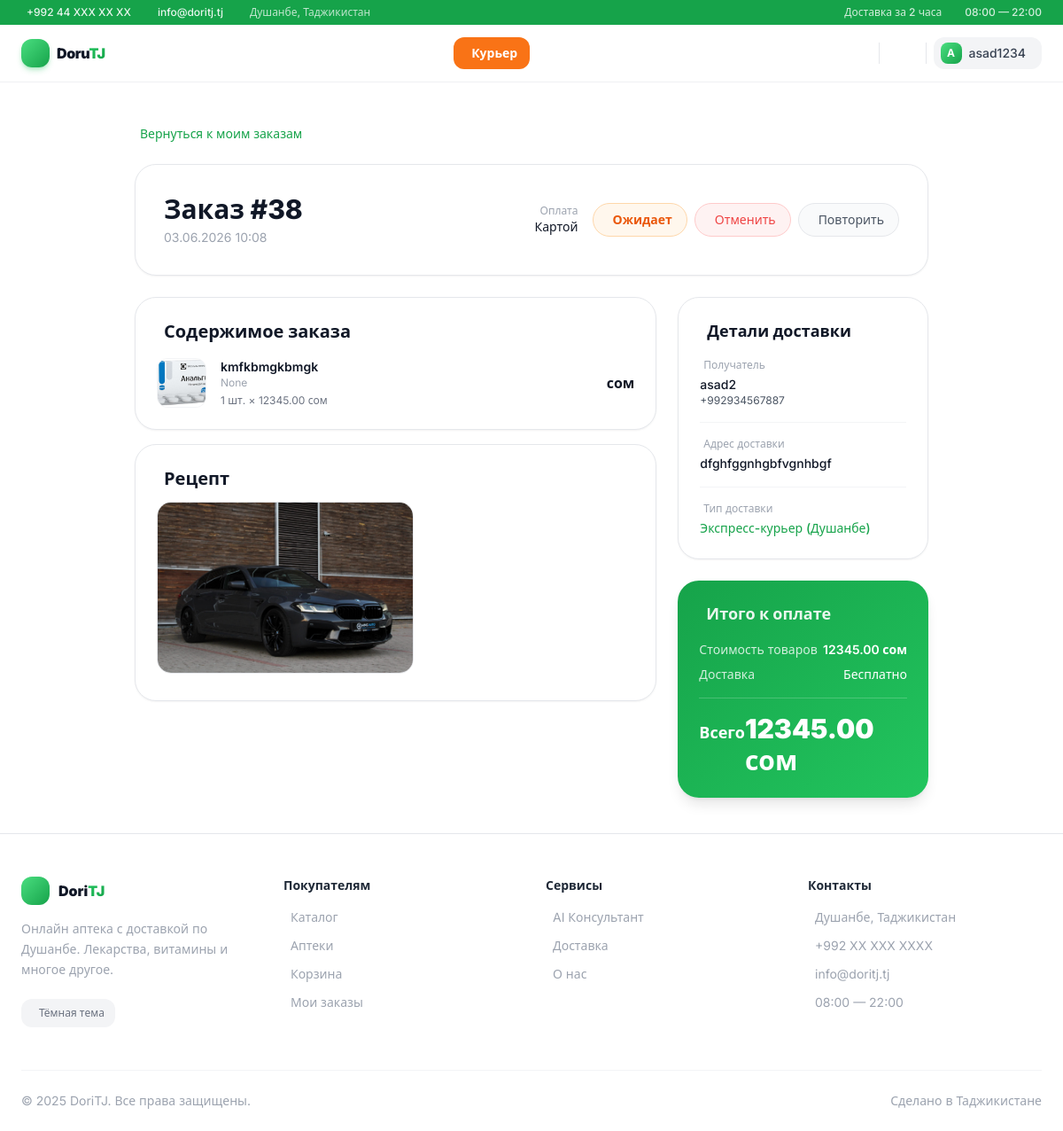
Before: /orders/order/38/ (signed in) with the older database file.
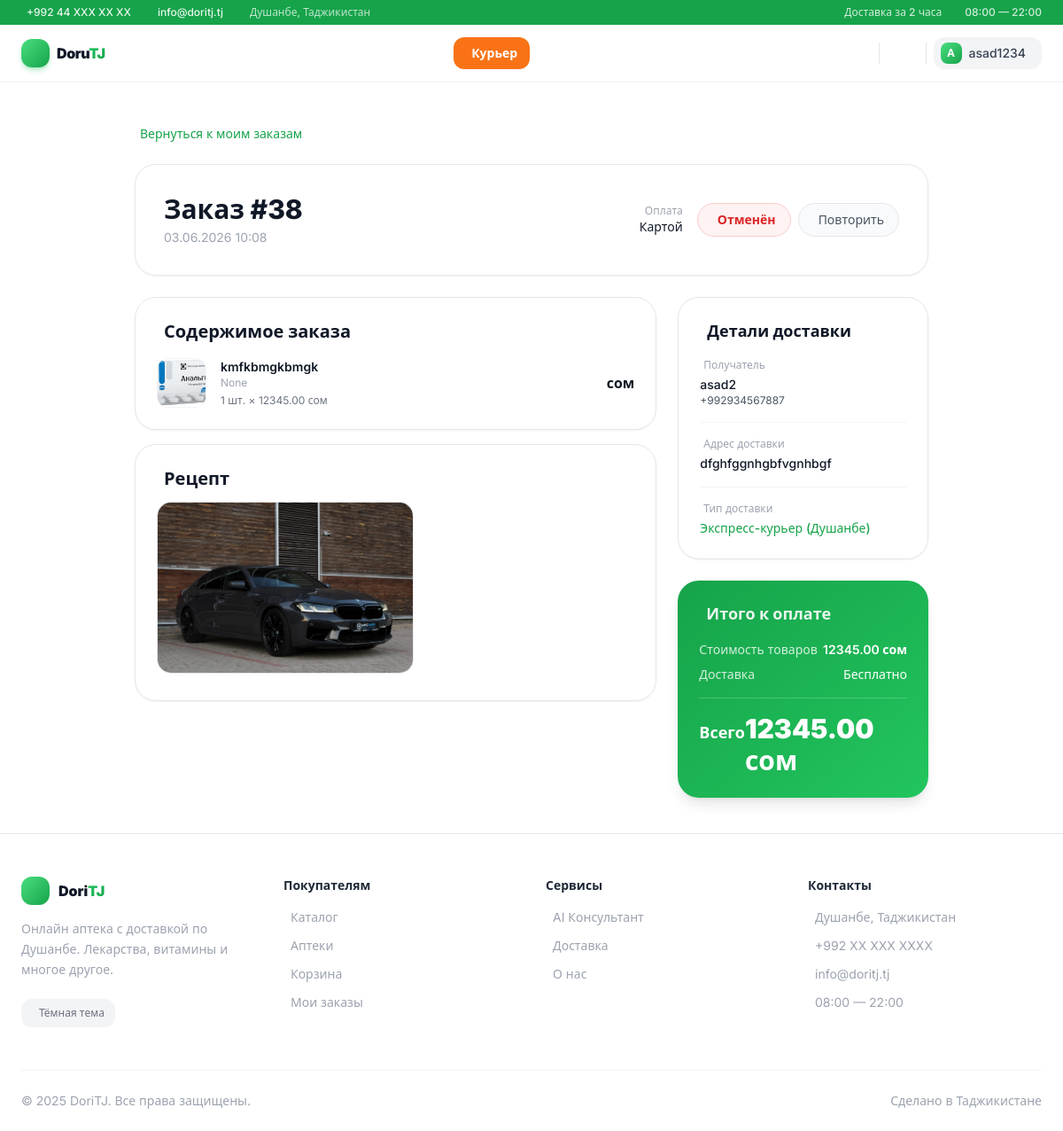
After: the same page with the newer database file.
### orders/views.py (the view)
# urls.py: path('order/<int:pk>/', views.order_detail, name='order_detail'),
@login_required
def order_detail(request, pk):
    if request.user.is_courier or request.user.is_staff:
        order = get_object_or_404(Order, pk=pk)
    else:
        order = get_object_or_404(Order, pk=pk, user=request.user)
    items = OrderItem.objects.filter(order=order).select_related('product')
    return render(request, 'order_detail.html', {
        'order': order,
        'items': items
    })

### accounts/backend.py (called while the page is built)
    def get_user(self, user_id):
        try:
            return User.objects.get(pk=user_id)
        except User.DoesNotExist:
            return None

### templates/order_detail.html (shortened to what the changed rows need)
{% extends 'base.html' %}
{% block content %}
<div class="max-w-4xl mx-auto">
    <div class="bg-white dark:bg-gray-900 rounded-3xl border border-gray-200 dark:border-gray-700/50 p-6 md:p-8 shadow-sm mb-6 flex flex-col md:flex-row justify-between items-start md:items-center gap-4">
        <div>
            <h1 class="text-3xl font-extrabold text-gray-900 dark:text-white mb-1">Заказ #{{ order.pk }}</h1>
        </div>
        <div class="flex flex-col md:flex-row items-start md:items-center gap-4">
            <div class="flex items-center gap-2 flex-wrap">
                {% if order.status == 'pending' %}
                    <span class="flex items-center gap-1.5 bg-orange-50 dark:bg-orange-900/20 text-orange-600 dark:text-orange-400 border border-orange-200 dark:border-orange-800 px-4 py-2 rounded-full font-semibold text-sm"> Ожидает</span>
                {% elif order.status == 'confirmed' %}
                    <span class="flex items-center gap-1.5 bg-blue-50 dark:bg-blue-900/20 text-blue-700 dark:text-blue-400 border border-blue-200 dark:border-blue-800 px-4 py-2 rounded-full font-semibold text-sm"><i class="ti ti-circle-check text-sm"></i> Подтверждён</span>
                {% elif order.status == 'delivering' %}
                    <span class="flex items-center gap-1.5 bg-indigo-50 dark:bg-indigo-900/20 text-indigo-700 dark:text-indigo-400 border border-indigo-200 dark:border-indigo-800 px-4 py-2 rounded-full font-semibold text-sm"><i class="ti ti-truck-delivery text-sm"></i> Курьер в пути</span>
                {% elif order.status == 'done' %}
                    <span class="flex items-center gap-1.5 bg-green-50 dark:bg-green-900/20 text-green-700 dark:text-green-400 border border-green-200 dark:border-green-800 px-4 py-2 rounded-full font-semibold text-sm"><i class="ti ti-circle-check text-sm"></i> Выполнен</span>
                {% elif order.status == 'cancelled' %}
                    <span class="flex items-center gap-1.5 bg-red-50 dark:bg-red-900/20 text-red-600 dark:text-red-400 border border-red-200 dark:border-red-800 px-4 py-2 rounded-full font-semibold text-sm"> Отменён</span>
                {% endif %}
                {% if order.status == 'pending' %}
                    <a href="{% url 'cancel_order' order.pk %}"
                       class="flex items-center gap-1.5 bg-red-50 dark:bg-red-900/20 text-red-500 dark:text-red-400 border border-red-200 dark:border-red-800 px-4 py-2 rounded-full text-sm hover:bg-red-100 dark:hover:bg-red-900/30 btn-press transition-all">
                         Отменить
                    </a>
                {% endif %}
                <a href="{% url 'repeat_order' order.pk %}"
                   class="flex items-center gap-1.5 bg-gray-50 dark:bg-gray-800 text-gray-600 dark:text-gray-400 border border-gray-200 dark:border-gray-700 px-4 py-2 rounded-full text-sm hover:bg-gray-100 dark:hover:bg-gray-700 btn-press transition-all">
                     Повторить
                </a>
            </div>
        </div>
    </div>
    <div class="grid grid-cols-1 md:grid-cols-3 gap-6">
        <div class="md:col-span-2 space-y-4">
            <div class="bg-white dark:bg-gray-900 rounded-3xl border border-gray-200 dark:border-gray-700/50 p-6 shadow-sm">
                <h2 class="text-xl font-bold text-gray-900 dark:text-white mb-4 flex items-center gap-2">
                    Содержимое заказа
                </h2>
            </div>
            {% if order.prescription %}
            <div class="bg-white dark:bg-gray-900 rounded-3xl border border-gray-200 dark:border-gray-700/50 p-6 shadow-sm">
                <h2 class="text-xl font-bold text-gray-900 dark:text-white mb-3 flex items-center gap-2">
                    Рецепт
                </h2>
            </div>
            {% endif %}
        </div>
    </div>
</div>
{% endblock %}

Changed rows visible on the page:
changed Order "dfghfggnhgbfvgnhbgf": status "pending" → "cancelled" (drawn)
Other visible differences:
text no longer shown: "Ожидает Отменить"
text now shown: "Отменён"
